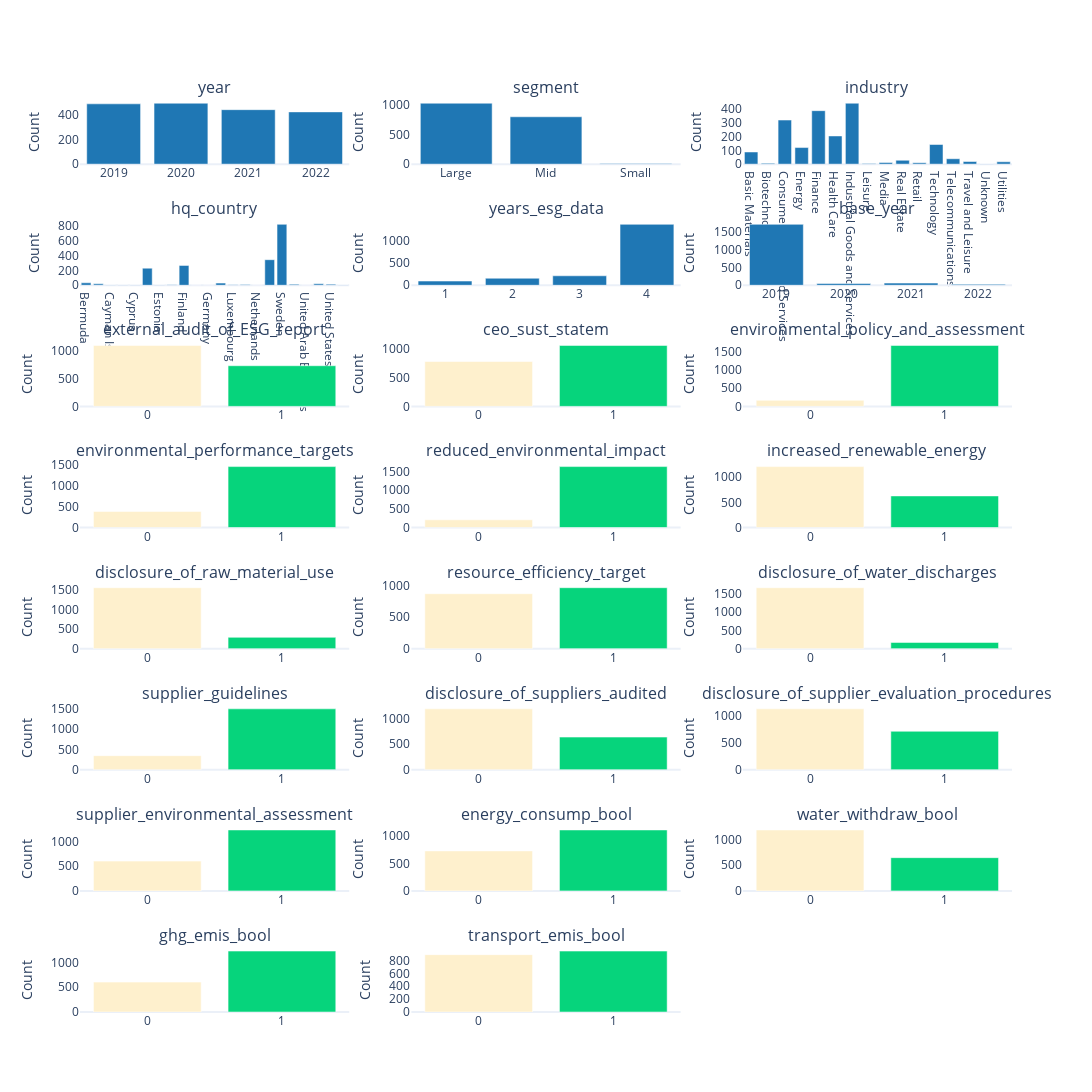

Here is the notebook cell this chart was saved with:
### Markdown cell above
# Figure out how to make this much faster

### Code cell
chart_visualisations(reporting_df, columns_to_include)

### Figure 1 — Plotly figure (JSON) as saved in the notebook; plotly's stock layout.template omitted (floating-point values rounded to 4 significant figures)
{"data": [{"marker": {"color": "rgb(31, 119, 180)"}, "name": "year Count", "showlegend": false, "type": "bar", "x": ["2019", "2020", "2021", "2022"], "xaxis": "x", "y": [486, 491, 439, 421], "yaxis": "y"}, {"marker": {"color": "rgb(31, 119, 180)"}, "name": "segment Count", "showlegend": false, "type": "bar", "x": ["Large", "Mid", "Small"], "xaxis": "x2", "y": [1028, 799, 10], "yaxis": "y2"}, {"marker": {"color": "rgb(31, 119, 180)"}, "name": "industry Count", "showlegend": false, "type": "bar", "x": ["Basic Materials", "Biotechnology", "Consumer Goods and Services", "Energy", "Finance", "Health Care", "Industrial Goods and Services", "Leisure", "Media", "Real Estate", "Retail", "Technology", "Telecommunications", "Travel and Leisure", "Unknown", "Utilities"], "xaxis": "x3", "y": [88, 6, 319, 120, 387, 204, 441, 4, 12, 28, 10, 142, 39, 19, 1, 17], "yaxis": "y3"}, {"marker": {"color": "rgb(31, 119, 180)"}, "name": "hq_country Count", "showlegend": false, "type": "bar", "x": ["Bermuda", "Canada", "Cayman Islands", "Chile", "Cyprus", "Denmark", "Estonia", "Faroe Islands", "Finland", "France", "Germany", "Iceland", "Luxembourg", "Malta", "Netherlands", "Norway", "Sweden", "Switzerland", "United Arab Emirates", "United Kingdom", "United States", "Virgin Islands, British"], "xaxis": "x4", "y": [33, 19, 3, 4, 4, 230, 4, 8, 267, 1, 1, 29, 8, 10, 1, 344, 820, 13, 1, 19, 14, 4], "yaxis": "y4"}, {"marker": {"color": "rgb(31, 119, 180)"}, "name": "years_esg_data Count", "showlegend": false, "type": "bar", "x": ["1", "2", "3", "4"], "xaxis": "x5", "y": [94, 158, 213, 1372], "yaxis": "y5"}, {"marker": {"color": ["rgb(31, 119, 180)", "rgb(31, 119, 180)", "rgb(31, 119, 180)", "rgb(31, 119, 180)"]}, "name": "base_year Count", "showlegend": false, "type": "bar", "x": ["2019", "2020", "2021", "2022"], "xaxis": "x6", "y": [1703, 49, 60, 25], "yaxis": "y6"}, {"marker": {"color": ["rgb(254,240,205)", "rgb(6,212,124)"]}, "name": "external_audit_of_ESG_report Count", "showlegend": false, "type": "bar", "x": ["0", "1"], "xaxis": "x7", "y": [1102, 735], "yaxis": "y7"}, {"marker": {"color": ["rgb(254,240,205)", "rgb(6,212,124)"]}, "name": "ceo_sust_statem Count", "showlegend": false, "type": "bar", "x": ["0", "1"], "xaxis": "x8", "y": [779, 1058], "yaxis": "y8"}, {"marker": {"color": ["rgb(254,240,205)", "rgb(6,212,124)"]}, "name": "environmental_policy_and_assessment Count", "showlegend": false, "type": "bar", "x": ["0", "1"], "xaxis": "x9", "y": [167, 1670], "yaxis": "y9"}, {"marker": {"color": ["rgb(254,240,205)", "rgb(6,212,124)"]}, "name": "environmental_performance_targets Count", "showlegend": false, "type": "bar", "x": ["0", "1"], "xaxis": "x10", "y": [383, 1454], "yaxis": "y10"}, {"marker": {"color": ["rgb(254,240,205)", "rgb(6,212,124)"]}, "name": "reduced_environmental_impact Count", "showlegend": false, "type": "bar", "x": ["0", "1"], "xaxis": "x11", "y": [206, 1631], "yaxis": "y11"}, {"marker": {"color": ["rgb(254,240,205)", "rgb(6,212,124)"]}, "name": "increased_renewable_energy Count", "showlegend": false, "type": "bar", "x": ["0", "1"], "xaxis": "x12", "y": [1210, 627], "yaxis": "y12"}, {"marker": {"color": ["rgb(254,240,205)", "rgb(6,212,124)"]}, "name": "disclosure_of_raw_material_use Count", "showlegend": false, "type": "bar", "x": ["0", "1"], "xaxis": "x13", "y": [1550, 287], "yaxis": "y13"}, {"marker": {"color": ["rgb(254,240,205)", "rgb(6,212,124)"]}, "name": "resource_efficiency_target Count", "showlegend": false, "type": "bar", "x": ["0", "1"], "xaxis": "x14", "y": [871, 966], "yaxis": "y14"}, {"marker": {"color": ["rgb(254,240,205)", "rgb(6,212,124)"]}, "name": "disclosure_of_water_discharges Count", "showlegend": false, "type": "bar", "x": ["0", "1"], "xaxis": "x15", "y": [1668, 169], "yaxis": "y15"}, {"marker": {"color": ["rgb(254,240,205)", "rgb(6,212,124)"]}, "name": "supplier_guidelines Count", "showlegend": false, "type": "bar", "x": ["0", "1"], "xaxis": "x16", "y": [345, 1492], "yaxis": "y16"}, {"marker": {"color": ["rgb(254,240,205)", "rgb(6,212,124)"]}, "name": "disclosure_of_suppliers_audited Count", "showlegend": false, "type": "bar", "x": ["0", "1"], "xaxis": "x17", "y": [1196, 641], "yaxis": "y17"}, {"marker": {"color": ["rgb(254,240,205)", "rgb(6,212,124)"]}, "name": "disclosure_of_supplier_evaluation_procedures Count", "showlegend": false, "type": "bar", "x": ["0", "1"], "xaxis": "x18", "y": [1126, 711], "yaxis": "y18"}, {"marker": {"color": ["rgb(254,240,205)", "rgb(6,212,124)"]}, "name": "supplier_environmental_assessment Count", "showlegend": false, "type": "bar", "x": ["0", "1"], "xaxis": "x19", "y": [603, 1234], "yaxis": "y19"}, {"marker": {"color": ["rgb(254,240,205)", "rgb(6,212,124)"]}, "name": "energy_consump_bool Count", "showlegend": false, "type": "bar", "x": ["0", "1"], "xaxis": "x20", "y": [728, 1109], "yaxis": "y20"}, {"marker": {"color": ["rgb(254,240,205)", "rgb(6,212,124)"]}, "name": "water_withdraw_bool Count", "showlegend": false, "type": "bar", "x": ["0", "1"], "xaxis": "x21", "y": [1189, 648], "yaxis": "y21"}, {"marker": {"color": ["rgb(254,240,205)", "rgb(6,212,124)"]}, "name": "ghg_emis_bool Count", "showlegend": false, "type": "bar", "x": ["0", "1"], "xaxis": "x22", "y": [605, 1232], "yaxis": "y22"}, {"marker": {"color": ["rgb(254,240,205)", "rgb(6,212,124)"]}, "name": "transport_emis_bool Count", "showlegend": false, "type": "bar", "x": ["0", "1"], "xaxis": "x23", "y": [891, 946], "yaxis": "y23"}], "layout": {"annotations": [{"font": {"size": 16}, "showarrow": false, "text": "year", "x": 0.1444, "xanchor": "center", "xref": "paper", "y": 1, "yanchor": "bottom", "yref": "paper"}, {"font": {"size": 16}, "showarrow": false, "text": "segment", "x": 0.5, "xanchor": "center", "xref": "paper", "y": 1, "yanchor": "bottom", "yref": "paper"}, {"font": {"size": 16}, "showarrow": false, "text": "industry", "x": 0.8556, "xanchor": "center", "xref": "paper", "y": 1, "yanchor": "bottom", "yref": "paper"}, {"font": {"size": 16}, "showarrow": false, "text": "hq_country", "x": 0.1444, "xanchor": "center", "xref": "paper", "y": 0.8672, "yanchor": "bottom", "yref": "paper"}, {"font": {"size": 16}, "showarrow": false, "text": "years_esg_data", "x": 0.5, "xanchor": "center", "xref": "paper", "y": 0.8672, "yanchor": "bottom", "yref": "paper"}, {"font": {"size": 16}, "showarrow": false, "text": "base_year", "x": 0.8556, "xanchor": "center", "xref": "paper", "y": 0.8672, "yanchor": "bottom", "yref": "paper"}, {"font": {"size": 16}, "showarrow": false, "text": "external_audit_of_ESG_report", "x": 0.1444, "xanchor": "center", "xref": "paper", "y": 0.7344, "yanchor": "bottom", "yref": "paper"}, {"font": {"size": 16}, "showarrow": false, "text": "ceo_sust_statem", "x": 0.5, "xanchor": "center", "xref": "paper", "y": 0.7344, "yanchor": "bottom", "yref": "paper"}, {"font": {"size": 16}, "showarrow": false, "text": "environmental_policy_and_assessment", "x": 0.8556, "xanchor": "center", "xref": "paper", "y": 0.7344, "yanchor": "bottom", "yref": "paper"}, {"font": {"size": 16}, "showarrow": false, "text": "environmental_performance_targets", "x": 0.1444, "xanchor": "center", "xref": "paper", "y": 0.6016, "yanchor": "bottom", "yref": "paper"}, {"font": {"size": 16}, "showarrow": false, "text": "reduced_environmental_impact", "x": 0.5, "xanchor": "center", "xref": "paper", "y": 0.6016, "yanchor": "bottom", "yref": "paper"}, {"font": {"size": 16}, "showarrow": false, "text": "increased_renewable_energy", "x": 0.8556, "xanchor": "center", "xref": "paper", "y": 0.6016, "yanchor": "bottom", "yref": "paper"}, {"font": {"size": 16}, "showarrow": false, "text": "disclosure_of_raw_material_use", "x": 0.1444, "xanchor": "center", "xref": "paper", "y": 0.4688, "yanchor": "bottom", "yref": "paper"}, {"font": {"size": 16}, "showarrow": false, "text": "resource_efficiency_target", "x": 0.5, "xanchor": "center", "xref": "paper", "y": 0.4688, "yanchor": "bottom", "yref": "paper"}, {"font": {"size": 16}, "showarrow": false, "text": "disclosure_of_water_discharges", "x": 0.8556, "xanchor": "center", "xref": "paper", "y": 0.4688, "yanchor": "bottom", "yref": "paper"}, {"font": {"size": 16}, "showarrow": false, "text": "supplier_guidelines", "x": 0.1444, "xanchor": "center", "xref": "paper", "y": 0.3359, "yanchor": "bottom", "yref": "paper"}, {"font": {"size": 16}, "showarrow": false, "text": "disclosure_of_suppliers_audited", "x": 0.5, "xanchor": "center", "xref": "paper", "y": 0.3359, "yanchor": "bottom", "yref": "paper"}, {"font": {"size": 16}, "showarrow": false, "text": "disclosure_of_supplier_evaluation_procedures", "x": 0.8556, "xanchor": "center", "xref": "paper", "y": 0.3359, "yanchor": "bottom", "yref": "paper"}, {"font": {"size": 16}, "showarrow": false, "text": "supplier_environmental_assessment", "x": 0.1444, "xanchor": "center", "xref": "paper", "y": 0.2031, "yanchor": "bottom", "yref": "paper"}, {"font": {"size": 16}, "showarrow": false, "text": "energy_consump_bool", "x": 0.5, "xanchor": "center", "xref": "paper", "y": 0.2031, "yanchor": "bottom", "yref": "paper"}, {"font": {"size": 16}, "showarrow": false, "text": "water_withdraw_bool", "x": 0.8556, "xanchor": "center", "xref": "paper", "y": 0.2031, "yanchor": "bottom", "yref": "paper"}, {"font": {"size": 16}, "showarrow": false, "text": "ghg_emis_bool", "x": 0.1444, "xanchor": "center", "xref": "paper", "y": 0.07031, "yanchor": "bottom", "yref": "paper"}, {"font": {"size": 16}, "showarrow": false, "text": "transport_emis_bool", "x": 0.5, "xanchor": "center", "xref": "paper", "y": 0.07031, "yanchor": "bottom", "yref": "paper"}], "height": 3200, "showlegend": false, "width": 1600, "xaxis": {"anchor": "y", "domain": [0, 0.2889]}, "xaxis10": {"anchor": "y10", "domain": [0, 0.2889]}, "xaxis11": {"anchor": "y11", "domain": [0.3556, 0.6444]}, "xaxis12": {"anchor": "y12", "domain": [0.7111, 1]}, "xaxis13": {"anchor": "y13", "domain": [0, 0.2889]}, "xaxis14": {"anchor": "y14", "domain": [0.3556, 0.6444]}, "xaxis15": {"anchor": "y15", "domain": [0.7111, 1]}, "xaxis16": {"anchor": "y16", "domain": [0, 0.2889]}, "xaxis17": {"anchor": "y17", "domain": [0.3556, 0.6444]}, "xaxis18": {"anchor": "y18", "domain": [0.7111, 1]}, "xaxis19": {"anchor": "y19", "domain": [0, 0.2889]}, "xaxis2": {"anchor": "y2", "domain": [0.3556, 0.6444]}, "xaxis20": {"anchor": "y20", "domain": [0.3556, 0.6444]}, "xaxis21": {"anchor": "y21", "domain": [0.7111, 1]}, "xaxis22": {"anchor": "y22", "domain": [0, 0.2889]}, "xaxis23": {"anchor": "y23", "domain": [0.3556, 0.6444]}, "xaxis24": {"anchor": "y24", "domain": [0.7111, 1]}, "xaxis3": {"anchor": "y3", "domain": [0.7111, 1]}, "xaxis4": {"anchor": "y4", "domain": [0, 0.2889]}, "xaxis5": {"anchor": "y5", "domain": [0.3556, 0.6444]}, "xaxis6": {"anchor": "y6", "domain": [0.7111, 1]}, "xaxis7": {"anchor": "y7", "domain": [0, 0.2889]}, "xaxis8": {"anchor": "y8", "domain": [0.3556, 0.6444]}, "xaxis9": {"anchor": "y9", "domain": [0.7111, 1]}, "yaxis": {"anchor": "x", "domain": [0.9297, 1], "showgrid": false, "title": {"text": "Count"}}, "yaxis10": {"anchor": "x10", "domain": [0.5312, 0.6016], "showgrid": false, "title": {"text": "Count"}}, "yaxis11": {"anchor": "x11", "domain": [0.5312, 0.6016], "showgrid": false, "title": {"text": "Count"}}, "yaxis12": {"anchor": "x12", "domain": [0.5312, 0.6016], "showgrid": false, "title": {"text": "Count"}}, "yaxis13": {"anchor": "x13", "domain": [0.3984, 0.4688], "showgrid": false, "title": {"text": "Count"}}, "yaxis14": {"anchor": "x14", "domain": [0.3984, 0.4688], "showgrid": false, "title": {"text": "Count"}}, "yaxis15": {"anchor": "x15", "domain": [0.3984, 0.4688], "showgrid": false, "title": {"text": "Count"}}, "yaxis16": {"anchor": "x16", "domain": [0.2656, 0.3359], "showgrid": false, "title": {"text": "Count"}}, "yaxis17": {"anchor": "x17", "domain": [0.2656, 0.3359], "showgrid": false, "title": {"text": "Count"}}, "yaxis18": {"anchor": "x18", "domain": [0.2656, 0.3359], "showgrid": false, "title": {"text": "Count"}}, "yaxis19": {"anchor": "x19", "domain": [0.1328, 0.2031], "showgrid": false, "title": {"text": "Count"}}, "yaxis2": {"anchor": "x2", "domain": [0.9297, 1], "showgrid": false, "title": {"text": "Count"}}, "yaxis20": {"anchor": "x20", "domain": [0.1328, 0.2031], "showgrid": false, "title": {"text": "Count"}}, "yaxis21": {"anchor": "x21", "domain": [0.1328, 0.2031], "showgrid": false, "title": {"text": "Count"}}, "yaxis22": {"anchor": "x22", "domain": [0, 0.07031], "showgrid": false, "title": {"text": "Count"}}, "yaxis23": {"anchor": "x23", "domain": [0, 0.07031], "showgrid": false, "title": {"text": "Count"}}, "yaxis24": {"anchor": "x24", "domain": [0, 0.07031]}, "yaxis3": {"anchor": "x3", "domain": [0.9297, 1], "showgrid": false, "title": {"text": "Count"}}, "yaxis4": {"anchor": "x4", "domain": [0.7969, 0.8672], "showgrid": false, "title": {"text": "Count"}}, "yaxis5": {"anchor": "x5", "domain": [0.7969, 0.8672], "showgrid": false, "title": {"text": "Count"}}, "yaxis6": {"anchor": "x6", "domain": [0.7969, 0.8672], "showgrid": false, "title": {"text": "Count"}}, "yaxis7": {"anchor": "x7", "domain": [0.6641, 0.7344], "showgrid": false, "title": {"text": "Count"}}, "yaxis8": {"anchor": "x8", "domain": [0.6641, 0.7344], "showgrid": false, "title": {"text": "Count"}}, "yaxis9": {"anchor": "x9", "domain": [0.6641, 0.7344], "showgrid": false, "title": {"text": "Count"}}}}
